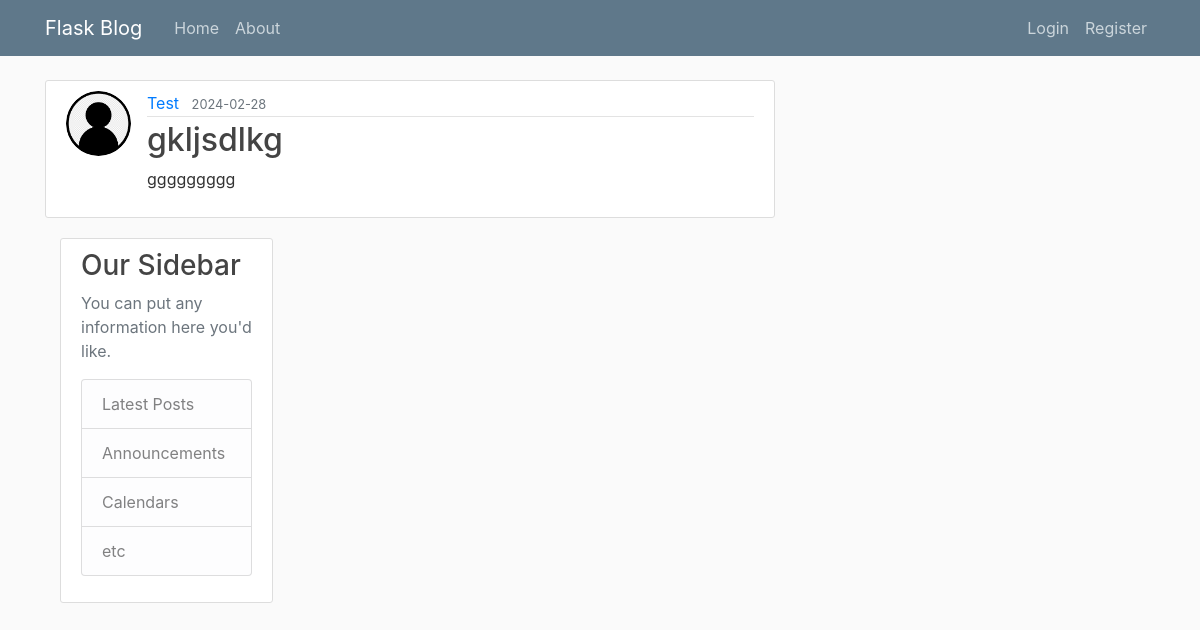
Screenshot of /post/8 with the database file from the repository.
### flask_blog/models.py (models this page shows, shortened)
class User(db.Model,UserMixin):
    id=db.Column(db.Integer,primary_key=True)
    username=db.Column(db.String(20),unique=True,nullable=False)
    email=db.Column(db.String(120),unique=True,nullable=False)
    image_file=db.Column(db.String(20),nullable=False,default="default.jpg")
    password=db.Column(db.String(60),nullable=False)
    posts=db.relationship("Post",backref="author",lazy=True)

class Post(db.Model):
    id=db.Column(db.Integer,primary_key=True)
    title=db.Column(db.String(100),nullable=False)
    date_posted=db.Column(db.DateTime,nullable=False,default=datetime.utcnow)
    content=db.Column(db.Text,nullable=False)
    user_id=db.Column(db.Integer,db.ForeignKey("user.id"),nullable=False)

### flask_blog/routes.py (the view)
@app.route("/post/<int:post_id>")
def post(post_id):
    post=Post.query.get_or_404(post_id)
    return render_template("post.html", title=post.title,post=post)

### flask_blog/templates/post.html (shortened to what this page needs)
{% extends "layout.html" %}
{% block content %}
<article class="media content-section">
    <img class="rounded-circle article-img" src="{{ url_for('static',filename='profile_pics/'+ post.author.image_file ) }}">
    <div class="media-body">
    <div class="article-metadata">
        <a class="mr-2" href="{{url_for('user_posts',username=post.author.username)}}">{{ post.author.username }}</a>
        <small class="text-muted">{{ post.date_posted.strftime("%Y-%m-%d") }}</small>
    </div>
    <h2 class="article-title">{{ post.title }}</h2>
    <p class="article-content">{{ post.content }}</p>
    </div>
</article>
{% endblock  content %}

### flask_blog/static/main.css (style rules this page uses)
body { background: #fafafa; color: #333333; margin-top: 5rem; }
h1, h2, h3, h4, h5, h6 { color: #444444; }
.content-section { background: #ffffff; padding: 10px 20px; border: 1px solid #dddddd; border-radius: 3px; margin-bottom: 20px; }
.article-title { color: #444444; }
.article-content { white-space: pre-line; }
.article-img { height: 65px; width: 65px; margin-right: 16px; }
.article-metadata { padding-bottom: 1px; margin-bottom: 4px; border-bottom: 1px solid #e3e3e3 }

### rows the page displays
User: image_file (placeholder picture), author.username "Test"
Post: date_posted "2024-02-28", title "gkljsdlkg", content "ggggggggg"
